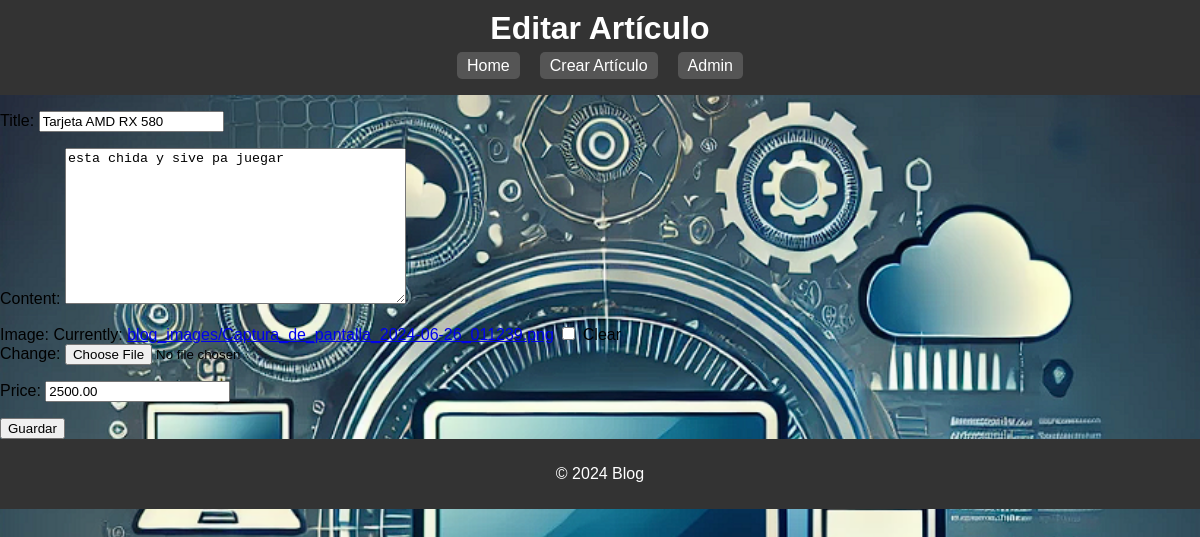
The app's page /post/1/edit/ with its own data.
### blog/models.py (models this page shows, shortened)
class Post(models.Model):
    title = models.CharField(max_length=200)  # Título de la publicacion
    content = models.TextField()  # Contenido de la publicacion
    created_at = models.DateTimeField(default=timezone.now)  # Fecha y hora de creacion
    image = models.ImageField(upload_to='blog_images/', blank=True, null=True)  # Imagen opcional para la publicacion
    price = models.DecimalField(max_digits=10, decimal_places=2) #Precio del articulo

### blog/views.py (the view)
# urls.py: path('post/<int:pk>/edit/', views.post_edit, name='post_edit'),  # Editar publicación
def post_edit(request, pk):
    post = get_object_or_404(Post, pk=pk)
    if request.method == "POST":
        form = PostForm(request.POST, request.FILES, instance=post)
        if form.is_valid():
            post = form.save(commit=False)
            post.save()
            return redirect('post_detail', pk=post.pk)
    else:
        form = PostForm(instance=post)
    return render(request, 'blog/post_edit.html', {'form': form})

### blog/forms.py
class PostForm(forms.ModelForm):
    class Meta:
        model = Post
        fields = ['title', 'content', 'image','price']  # Campos del modelo que se incluirán en el formulario

### blog/templates/blog/post_edit.html (shortened to what this page needs)
<!DOCTYPE html>
<html>
<head>
    {% load static %}
    <link rel='stylesheet' type='text/css' href='{% static 'blog/styles.css' %}'>
</head>
<body>
    <div class='header'>
        <h1>{% if form.instance.pk %}Editar Artículo{% else %}Nuevo Artículo{% endif %}</h1>
        <nav>
            <ul>
                <li><a href='{% url 'post_list' %}'>Home</a></li>
                <li><a href='{% url 'post_new' %}'>Crear Artículo</a></li>
                <li><a href='/admin/'>Admin</a></li>
            </ul>
        </nav>
    </div>
    <div class='post-edit'>
        <form method='post' enctype='multipart/form-data'>
            {{ form.as_p }}
            <button type='submit'>Guardar</button>
        </form>
    </div>
    <div class='footer'>
        <p>&copy; 2024 Blog</p>
    </div>
</body>
</html>

### static/blog/styles.css (style rules this page uses)
body { font-family: Arial, sans-serif; background-color: #b8c0cd; margin: 0; padding: 0; background-image: url('/static/blog/techsite-background.png'); background-size: cover; background-repeat: no-repeat; background-attachment: fixed; }
.header { background: #333; color: #fff; padding: 10px 0; text-align: center; }
.header h1 { margin: 0; }
nav ul { list-style: none; padding: 0; margin: 10px 0; display: flex; justify-content: center; }
nav ul li { margin: 0 10px; }
nav ul li a { color: #fff; text-decoration: none; padding: 5px 10px; background: #555; border-radius: 5px; }
.footer { background: #333; color: #fff; padding: 10px 0; text-align: center; }
nav ul li a { transition: background-color 0.3s ease; }

### records on screen
Post: title "Tarjeta AMD RX 580", content "esta chida y sive pa juegar", price "2500.00"
